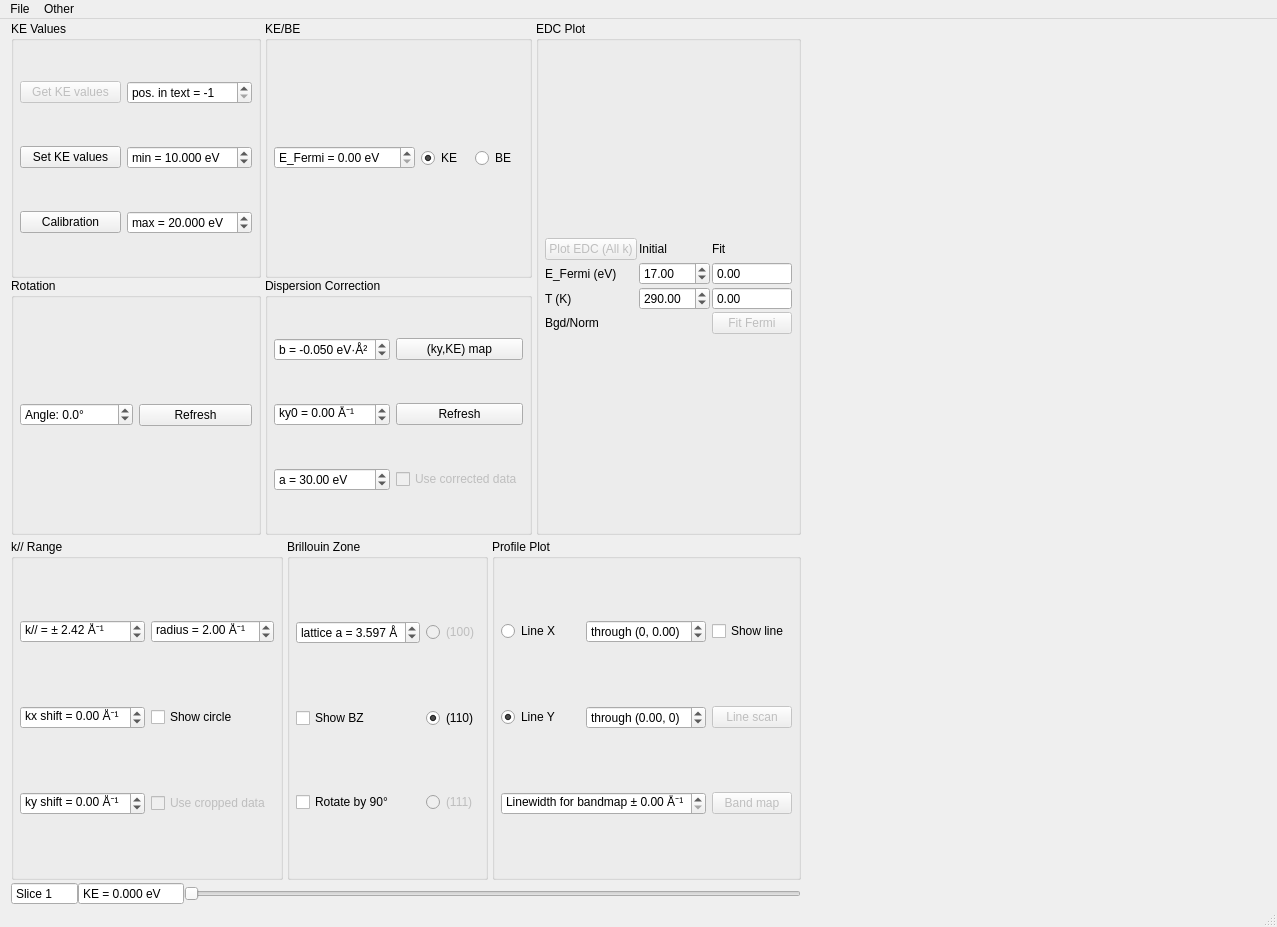
<?xml version="1.0" encoding="UTF-8"?>
<ui version="4.0">
 <class>MainWindow</class>
 <widget class="QMainWindow" name="MainWindow">
  <property name="geometry">
   <rect>
    <x>0</x>
    <y>0</y>
    <width>1277</width>
    <height>927</height>
   </rect>
  </property>
  <property name="windowTitle">
   <string>Neso</string>
  </property>
  <widget class="QWidget" name="centralwidget">
   <layout class="QGridLayout" name="gridLayout" rowstretch="0" columnstretch="1,1">
    <property name="leftMargin">
     <number>11</number>
    </property>
    <property name="topMargin">
     <number>0</number>
    </property>
    <property name="rightMargin">
     <number>11</number>
    </property>
    <property name="bottomMargin">
     <number>0</number>
    </property>
    <item row="0" column="0">
     <layout class="QVBoxLayout" name="verticalLayout_6" stretch="15,10,100,1">
      <property name="spacing">
       <number>0</number>
      </property>
      <property name="leftMargin">
       <number>0</number>
      </property>
      <item>
       <layout class="QHBoxLayout" name="horizontalLayout_3" stretch="1,1,1">
        <property name="spacing">
         <number>4</number>
        </property>
        <property name="sizeConstraint">
         <enum>QLayout::SetNoConstraint</enum>
        </property>
        <property name="topMargin">
         <number>2</number>
        </property>
        <property name="bottomMargin">
         <number>2</number>
        </property>
        <item>
         <layout class="QVBoxLayout" name="verticalLayout_2">
          <property name="spacing">
           <number>0</number>
          </property>
          <property name="leftMargin">
           <number>0</number>
          </property>
          <property name="bottomMargin">
           <number>0</number>
          </property>
          <item>
           <widget class="QGroupBox" name="groupBox_3">
            <property name="title">
             <string>KE Values</string>
            </property>
            <layout class="QGridLayout" name="gridLayout_10">
             <property name="leftMargin">
              <number>6</number>
             </property>
             <property name="topMargin">
              <number>2</number>
             </property>
             <property name="rightMargin">
              <number>6</number>
             </property>
             <property name="bottomMargin">
              <number>2</number>
             </property>
             <property name="verticalSpacing">
              <number>4</number>
             </property>
             <item row="0" column="1">
              <widget class="QSpinBox" name="spinBox_KEposInFileName">
               <property name="suffix">
                <string/>
               </property>
               <property name="prefix">
                <string>pos. in text = -</string>
               </property>
               <property name="minimum">
                <number>1</number>
               </property>
              </widget>
             </item>
             <item row="2" column="1">
              <widget class="QDoubleSpinBox" name="doubleSpinBox_KEmax">
               <property name="prefix">
                <string>max = </string>
               </property>
               <property name="suffix">
                <string> eV</string>
               </property>
               <property name="decimals">
                <number>3</number>
               </property>
               <property name="maximum">
                <double>999.995000000000009</double>
               </property>
               <property name="singleStep">
                <double>0.005000000000000</double>
               </property>
               <property name="value">
                <double>20.000000000000000</double>
               </property>
               <property name="minimum">
                <double>-10.000000000000000</double>
               </property>
              </widget>
             </item>
             <item row="1" column="0">
              <widget class="QPushButton" name="pushButton_setKEvalues">
               <property name="text">
                <string>Set KE values</string>
               </property>
              </widget>
             </item>
             <item row="1" column="1">
              <widget class="QDoubleSpinBox" name="doubleSpinBox_KEmin">
               <property name="prefix">
                <string>min = </string>
               </property>
               <property name="suffix">
                <string> eV</string>
               </property>
               <property name="maximum">
                <double>999.990000000000009</double>
               </property>
               <property name="decimals">
                <number>3</number>
               </property>
               <property name="singleStep">
                <double>0.005000000000000</double>
               </property>
               <property name="value">
                <double>10.000000000000000</double>
               </property>
               <property name="minimum">
                <double>-20.000000000000000</double>
               </property>
              </widget>
             </item>
             <item row="0" column="0">
              <widget class="QPushButton" name="pushButton_getKEvalues">
               <property name="enabled">
                <bool>false</bool>
               </property>
               <property name="text">
                <string>Get KE values</string>
               </property>
              </widget>
             </item>

             <item row="2" column="0">
              <widget class="QPushButton" name="pushButton_calibrate">
               <property name="text">
                <string>Calibration</string>
               </property>
              </widget>
             </item>

            </layout>
           </widget>
          </item>

          <item>
           <widget class="QGroupBox" name="groupBox_10">
            <property name="title">
             <string>Rotation</string>
            </property>
            <layout class="QHBoxLayout" name="horizontalLayout_6">
             <property name="leftMargin">
              <number>6</number>
             </property>
             <property name="topMargin">
              <number>2</number>
             </property>
             <property name="rightMargin">
              <number>6</number>
             </property>
             <property name="bottomMargin">
              <number>2</number>
             </property>
             <item>
              <widget class="QDoubleSpinBox" name="doubleSpinBox_rotationAngle">
               <property name="prefix">
                <string>Angle: </string>
               </property>
               <property name="suffix">
                <string>°</string>
               </property>
               <property name="decimals">
                <number>1</number>
               </property>
               <property name="minimum">
                <double>-179.900000000000006</double>
               </property>
               <property name="maximum">
                <double>180.000000000000000</double>
               </property>
               <property name="singleStep">
                <double>0.100000000000000</double>
               </property>
              </widget>
             </item>
             <item>
              <widget class="QPushButton" name="pushButton_refreshRotation">
               <property name="text">
                <string>Refresh</string>
               </property>
              </widget>
             </item>
            </layout>
           </widget>
          </item>
         </layout>
        </item>
        <item>
         <layout class="QVBoxLayout" name="verticalLayout_4">
          <property name="spacing">
           <number>0</number>
          </property>
          <property name="leftMargin">
           <number>0</number>
          </property>
          <item>
           <widget class="QGroupBox" name="groupBox_7">
            <property name="title">
             <string>KE/BE</string>
            </property>
            <layout class="QHBoxLayout" name="horizontalLayout_4">
             <property name="leftMargin">
              <number>6</number>
             </property>
             <property name="topMargin">
              <number>2</number>
             </property>
             <property name="rightMargin">
              <number>6</number>
             </property>
             <property name="bottomMargin">
              <number>2</number>
             </property>
             <item>
              <widget class="QDoubleSpinBox" name="doubleSpinBox_EFforPlot">
               <property name="prefix">
                <string>E_Fermi = </string>
               </property>
               <property name="suffix">
                <string> eV</string>
               </property>
               <property name="maximum">
                <double>999.990000000000009</double>
               </property>
               <property name="singleStep">
                <double>0.010000000000000</double>
               </property>
              </widget>
             </item>
             <item>
              <widget class="QRadioButton" name="radioButton_KE">
               <property name="text">
                <string>KE</string>
               </property>
               <property name="checked">
                <bool>true</bool>
               </property>
              </widget>
             </item>
             <item>
              <widget class="QRadioButton" name="radioButton_BE">
               <property name="text">
                <string>BE</string>
               </property>
              </widget>
             </item>
            </layout>
           </widget>
          </item>
          <item>
           <widget class="QGroupBox" name="groupBox_8">
            <property name="title">
             <string>Dispersion Correction</string>
            </property>
            <layout class="QGridLayout" name="gridLayout_9">
             <property name="leftMargin">
              <number>6</number>
             </property>
             <property name="topMargin">
              <number>2</number>
             </property>
             <property name="rightMargin">
              <number>6</number>
             </property>
             <property name="bottomMargin">
              <number>2</number>
             </property>
             <property name="verticalSpacing">
              <number>4</number>
             </property>
             <item row="2" column="0">
              <widget class="QDoubleSpinBox" name="doubleSpinBox_ky0Parabola">
               <property name="prefix">
                <string>ky0 = </string>
               </property>
               <property name="suffix">
                <string> Å⁻¹</string>
               </property>
               <property name="minimum">
                <double>-5.000000000000000</double>
               </property>
               <property name="maximum">
                <double>5.000000000000000</double>
               </property>
               <property name="singleStep">
                <double>0.010000000000000</double>
               </property>
              </widget>
             </item>
             <item row="1" column="0">
              <widget class="QDoubleSpinBox" name="doubleSpinBox_bParabola">
               <property name="prefix">
                <string>b = </string>
               </property>
               <property name="suffix">
                <string> eV·Å²</string>
               </property>
               <property name="decimals">
                <number>3</number>
               </property>
               <property name="minimum">
                <double>-5.000000000000000</double>
               </property>
               <property name="maximum">
                <double>5.000000000000000</double>
               </property>
               <property name="singleStep">
                <double>0.001000000000000</double>
               </property>
               <property name="value">
                <double>-0.050000000000000</double>
               </property>
              </widget>
             </item>
             <item row="1" column="1">
              <widget class="QPushButton" name="pushButton_plot_kyKE">
               <property name="text">
                <string>(ky,KE) map</string>
               </property>
              </widget>
             </item>
             <item row="3" column="1">
              <widget class="QCheckBox" name="checkBox_useCorrectedData">
               <property name="enabled">
                <bool>false</bool>
               </property>
               <property name="text">
                <string>Use corrected data</string>
               </property>
              </widget>
             </item>
             <item row="3" column="0">
              <widget class="QDoubleSpinBox" name="doubleSpinBox_aParabola">
               <property name="prefix">
                <string>a = </string>
               </property>
               <property name="suffix">
                <string> eV</string>
               </property>
               <property name="maximum">
                <double>999.990000000000009</double>
               </property>
               <property name="singleStep">
                <double>0.010000000000000</double>
               </property>
               <property name="value">
                <double>30.000000000000000</double>
               </property>
              </widget>
             </item>
             <item row="2" column="1">
              <widget class="QPushButton" name="pushButton_refreshParabola">
               <property name="text">
                <string>Refresh</string>
               </property>
              </widget>
             </item>
            </layout>
           </widget>
          </item>
         </layout>
        </item>
        <item>
         <layout class="QVBoxLayout" name="verticalLayout_7">
          <property name="spacing">
           <number>0</number>
          </property>
          <property name="leftMargin">
           <number>0</number>
          </property>

          <item>
           <widget class="QGroupBox" name="groupBox_6">
            <property name="title">
             <string>EDC Plot</string>
            </property>
            <layout class="QVBoxLayout" name="verticalLayout">
             <property name="spacing">
              <number>2</number>
             </property>
             <property name="leftMargin">
              <number>6</number>
             </property>
             <property name="topMargin">
              <number>2</number>
             </property>
             <property name="rightMargin">
              <number>6</number>
             </property>
             <property name="bottomMargin">
              <number>2</number>
             </property>
             <item>
              <layout class="QGridLayout" name="gridLayout_11">
               <item row="1" column="0">
                <widget class="QLabel" name="label_3">
                 <property name="text">
                  <string>E_Fermi (eV)</string>
                 </property>
                </widget>
               </item>
               <item row="2" column="2">
                <widget class="QDoubleSpinBox" name="doubleSpinBox_temperature_fit">
                 <property name="readOnly">
                  <bool>true</bool>
                 </property>
                 <property name="buttonSymbols">
                  <enum>QAbstractSpinBox::NoButtons</enum>
                 </property>
                 <property name="maximum">
                  <double>9999.989999999999782</double>
                 </property>
                </widget>
               </item>
               <item row="1" column="1">
                <widget class="QDoubleSpinBox" name="doubleSpinBox_EFermi_initial">
                 <property name="maximum">
                  <double>999.990000000000009</double>
                 </property>
                 <property name="singleStep">
                  <double>0.010000000000000</double>
                 </property>
                 <property name="value">
                  <double>17.000000000000000</double>
                 </property>
                </widget>
               </item>
               <item row="0" column="1">
                <widget class="QLabel" name="label">
                 <property name="text">
                  <string>Initial</string>
                 </property>
                </widget>
               </item>
               <item row="2" column="1">
                <widget class="QDoubleSpinBox" name="doubleSpinBox_temperature_initial">
                 <property name="maximum">
                  <double>9999.989999999999782</double>
                 </property>
                 <property name="singleStep">
                  <double>0.010000000000000</double>
                 </property>
                 <property name="value">
                  <double>290.000000000000000</double>
                 </property>
                </widget>
               </item>
               <item row="0" column="2">
                <widget class="QLabel" name="label_2">
                 <property name="text">
                  <string>Fit</string>
                 </property>
                </widget>
               </item>
               <item row="1" column="2">
                <widget class="QDoubleSpinBox" name="doubleSpinBox_EFermi_fit">
                 <property name="readOnly">
                  <bool>true</bool>
                 </property>
                 <property name="buttonSymbols">
                  <enum>QAbstractSpinBox::NoButtons</enum>
                 </property>
                 <property name="maximum">
                  <double>999.990000000000009</double>
                 </property>
                 <property name="singleStep">
                  <double>0.010000000000000</double>
                 </property>
                </widget>
               </item>
               <item row="2" column="0">
                <widget class="QLabel" name="label_4">
                 <property name="text">
                  <string>T (K)</string>
                 </property>
                </widget>
               </item>
               <item row="3" column="0" colspan="2">
                <widget class="QLabel" name="label_BgdNorm">
                 <property name="text">
                  <string>Bgd/Norm</string>
                 </property>
                </widget>
               </item>
               <item row="3" column="2">
                <widget class="QPushButton" name="pushButton_fitFermi">
                 <property name="enabled">
                  <bool>false</bool>
                 </property>
                 <property name="text">
                  <string>Fit Fermi</string>
                 </property>
                </widget>
               </item>
               <item row="0" column="0">
                <widget class="QPushButton" name="pushButton_plotEDC_allK">
                 <property name="enabled">
                  <bool>false</bool>
                 </property>
                 <property name="text">
                  <string>Plot EDC (All k)</string>
                 </property>
                </widget>
               </item>
              </layout>
             </item>
            </layout>
           </widget>
          </item>
         </layout>
        </item>
       </layout>
      </item>
      <item>
       <layout class="QHBoxLayout" name="horizontalLayout_2" stretch="0,0,0">
        <property name="spacing">
         <number>4</number>
        </property>
        <property name="topMargin">
         <number>2</number>
        </property>
        <property name="rightMargin">
         <number>0</number>
        </property>
        <property name="bottomMargin">
         <number>2</number>
        </property>
        <item>
         <widget class="QGroupBox" name="groupBox_2">
          <property name="title">
           <string>k// Range</string>
          </property>
          <layout class="QGridLayout" name="gridLayout_8">
           <property name="leftMargin">
            <number>6</number>
           </property>
           <property name="topMargin">
            <number>2</number>
           </property>
           <property name="rightMargin">
            <number>6</number>
           </property>
           <property name="bottomMargin">
            <number>2</number>
           </property>
           <property name="verticalSpacing">
            <number>4</number>
           </property>
           <item row="0" column="0">
            <widget class="QDoubleSpinBox" name="doubleSpinBox_kRange">
             <property name="prefix">
              <string>k// = ± </string>
             </property>
             <property name="suffix">
              <string> Å⁻¹</string>
             </property>
             <property name="decimals">
              <number>2</number>
             </property>
             <property name="maximum">
              <double>10.000000000000000</double>
             </property>
             <property name="singleStep">
              <double>0.010000000000000</double>
             </property>
             <property name="value">
              <double>2.420000000000000</double>
             </property>
            </widget>
           </item>
           <item row="1" column="0">
            <widget class="QDoubleSpinBox" name="doubleSpinBox_kxShift">
             <property name="prefix">
              <string>kx shift = </string>
             </property>
             <property name="suffix">
              <string> Å⁻¹</string>
             </property>
             <property name="minimum">
              <double>-1.000000000000000</double>
             </property>
             <property name="maximum">
              <double>1.000000000000000</double>
             </property>
             <property name="singleStep">
              <double>0.010000000000000</double>
             </property>
            </widget>
           </item>
           <item row="2" column="0">
            <widget class="QDoubleSpinBox" name="doubleSpinBox_kyShift">
             <property name="prefix">
              <string>ky shift = </string>
             </property>
             <property name="suffix">
              <string> Å⁻¹</string>
             </property>
             <property name="minimum">
              <double>-1.000000000000000</double>
             </property>
             <property name="maximum">
              <double>1.000000000000000</double>
             </property>
             <property name="singleStep">
              <double>0.010000000000000</double>
             </property>
            </widget>
           </item>
           <item row="0" column="1">
            <widget class="QDoubleSpinBox" name="doubleSpinBox_circleRadius">
             <property name="prefix">
              <string>radius = </string>
             </property>
             <property name="suffix">
              <string> Å⁻¹</string>
             </property>
             <property name="minimum">
              <double>0.020000000000000</double>
             </property>
             <property name="maximum">
              <double>10.000000000000000</double>
             </property>
             <property name="singleStep">
              <double>0.010000000000000</double>
             </property>
             <property name="value">
              <double>2.000000000000000</double>
             </property>
            </widget>
           </item>
           <item row="1" column="1">
            <widget class="QCheckBox" name="checkBox_showCircle">
             <property name="text">
              <string>Show circle</string>
             </property>
            </widget>
           </item>
           <item row="2" column="1">
            <widget class="QCheckBox" name="checkBox_useCroppedData">
             <property name="enabled">
              <bool>false</bool>
             </property>
             <property name="text">
              <string>Use cropped data</string>
             </property>
            </widget>
           </item>
          </layout>
         </widget>
        </item>
        <item>
         <widget class="QGroupBox" name="groupBox_5">
          <property name="title">
           <string>Brillouin Zone</string>
          </property>
          <layout class="QGridLayout" name="gridLayout_6">
           <property name="leftMargin">
            <number>6</number>
           </property>
           <property name="topMargin">
            <number>2</number>
           </property>
           <property name="rightMargin">
            <number>6</number>
           </property>
           <property name="bottomMargin">
            <number>2</number>
           </property>
           <property name="verticalSpacing">
            <number>4</number>
           </property>
           <item row="0" column="0">
            <widget class="QDoubleSpinBox" name="doubleSpinBox_latticeconstant">
             <property name="prefix">
              <string>lattice a = </string>
             </property>
             <property name="suffix">
              <string> Å</string>
             </property>
             <property name="decimals">
              <number>3</number>
             </property>
             <property name="maximum">
              <double>9.999000000000001</double>
             </property>
             <property name="singleStep">
              <double>0.001000000000000</double>
             </property>
             <property name="value">
              <double>3.597000000000000</double>
             </property>
            </widget>
           </item>
           <item row="1" column="0">
            <widget class="QCheckBox" name="checkBox_showBZ">
             <property name="text">
              <string>Show BZ</string>
             </property>
            </widget>
           </item>
           <item row="2" column="0">
            <widget class="QCheckBox" name="checkBox_rotate90BZ">
             <property name="text">
              <string>Rotate by 90°</string>
             </property>
            </widget>
           </item>
           <item row="0" column="1">
            <widget class="QRadioButton" name="radioButton_100surface">
             <property name="enabled">
              <bool>false</bool>
             </property>
             <property name="text">
              <string>(100)</string>
             </property>
            </widget>
           </item>
           <item row="1" column="1">
            <widget class="QRadioButton" name="radioButton_110surface">
             <property name="text">
              <string>(110)</string>
             </property>
             <property name="checked">
              <bool>true</bool>
             </property>
            </widget>
           </item>
           <item row="2" column="1">
            <widget class="QRadioButton" name="radioButton_111surface">
             <property name="enabled">
              <bool>false</bool>
             </property>
             <property name="text">
              <string>(111)</string>
             </property>
            </widget>
           </item>
          </layout>
         </widget>
        </item>
        <item>
         <widget class="QGroupBox" name="groupBox_4">
          <property name="title">
           <string>Profile Plot</string>
          </property>
          <layout class="QGridLayout" name="gridLayout_5">
           <property name="leftMargin">
            <number>6</number>
           </property>
           <property name="topMargin">
            <number>2</number>
           </property>
           <property name="rightMargin">
            <number>6</number>
           </property>
           <property name="bottomMargin">
            <number>2</number>
           </property>
           <property name="verticalSpacing">
            <number>4</number>
           </property>
           <item row="1" column="0">
            <widget class="QRadioButton" name="radioButton_plineY">
             <property name="text">
              <string>Line Y</string>
             </property>
             <property name="checked">
              <bool>true</bool>
             </property>
            </widget>
           </item>
           <item row="0" column="0">
            <widget class="QRadioButton" name="radioButton_plineX">
             <property name="text">
              <string>Line X</string>
             </property>
            </widget>
           </item>
           <item row="1" column="1">
            <widget class="QDoubleSpinBox" name="doubleSpinBox_plineYpos">
             <property name="prefix">
              <string>through (</string>
             </property>
             <property name="suffix">
              <string>, 0)</string>
             </property>
             <property name="minimum">
              <double>-5.000000000000000</double>
             </property>
             <property name="maximum">
              <double>5.000000000000000</double>
             </property>
             <property name="singleStep">
              <double>0.010000000000000</double>
             </property>
             <property name="value">
              <double>0.000000000000000</double>
             </property>
            </widget>
           </item>
           <item row="0" column="2">
            <widget class="QCheckBox" name="checkBox_showProfileTool">
             <property name="text">
              <string>Show line</string>
             </property>
            </widget>
           </item>
           <item row="2" column="0" colspan="2">
            <widget class="QDoubleSpinBox" name="doubleSpinBox_plineWidth">
             <property name="prefix">
              <string>Linewidth for bandmap ± </string>
             </property>
             <property name="suffix">
              <string> Å⁻¹</string>
             </property>
             <property name="maximum">
              <double>2.000000000000000</double>
             </property>
             <property name="singleStep">
              <double>0.010000000000000</double>
             </property>
            </widget>
           </item>
           <item row="0" column="1">
            <widget class="QDoubleSpinBox" name="doubleSpinBox_plineXpos">
             <property name="prefix">
              <string>through (0, </string>
             </property>
             <property name="suffix">
              <string>)</string>
             </property>
             <property name="minimum">
              <double>-5.000000000000000</double>
             </property>
             <property name="maximum">
              <double>5.000000000000000</double>
             </property>
             <property name="singleStep">
              <double>0.010000000000000</double>
             </property>
            </widget>
           </item>
           <item row="2" column="2">
            <widget class="QPushButton" name="pushButton_plotBandMap">
             <property name="enabled">
              <bool>false</bool>
             </property>
             <property name="text">
              <string>Band map</string>
             </property>
            </widget>
           </item>
           <item row="1" column="2">
            <widget class="QPushButton" name="pushButton_plotLineScan">
             <property name="enabled">
              <bool>false</bool>
             </property>
             <property name="text">
              <string>Line scan</string>
             </property>
            </widget>
           </item>
          </layout>
         </widget>
        </item>
       </layout>
      </item>
      <item>
       <layout class="QVBoxLayout" name="layout_kmapStack"/>
      </item>
      <item>
       <layout class="QHBoxLayout" name="horizontalLayout">
        <item>
         <widget class="QSpinBox" name="spinBox_kmapSliceNum">
          <property name="readOnly">
           <bool>true</bool>
          </property>
          <property name="buttonSymbols">
           <enum>QAbstractSpinBox::NoButtons</enum>
          </property>
          <property name="prefix">
           <string>Slice </string>
          </property>
          <property name="minimum">
           <number>1</number>
          </property>
          <property name="maximum">
           <number>9999</number>
          </property>
         </widget>
        </item>
        <item>
         <widget class="QDoubleSpinBox" name="doubleSpinBox_kmapSliceKE">
          <property name="readOnly">
           <bool>true</bool>
          </property>
          <property name="buttonSymbols">
           <enum>QAbstractSpinBox::NoButtons</enum>
          </property>
          <property name="prefix">
           <string>KE = </string>
          </property>
          <property name="suffix">
           <string> eV</string>
          </property>
          <property name="decimals">
           <number>3</number>
          </property>
          <property name="maximum">
           <double>999.990000000000009</double>
          </property>
          <property name="minimum">
           <double>-999.990000000000009</double>
          </property>
         </widget>
        </item>
        <item>
         <widget class="QSlider" name="horizontalSlider_kmapSliceNum">
          <property name="orientation">
           <enum>Qt::Horizontal</enum>
          </property>
         </widget>
        </item>
       </layout>
      </item>
     </layout>
    </item>
    <item row="0" column="1">
     <layout class="QVBoxLayout" name="verticalLayout_5" stretch="2,2,3">
      <property name="leftMargin">
       <number>0</number>
      </property>
      <property name="rightMargin">
       <number>0</number>
      </property>
      <property name="bottomMargin">
       <number>0</number>
      </property>
      <item>
       <layout class="QVBoxLayout" name="layout_edcPlot"/>
      </item>
      <item>
       <layout class="QVBoxLayout" name="layout_profilePlot">
        <property name="leftMargin">
         <number>0</number>
        </property>
       </layout>
      </item>
      <item>
       <layout class="QVBoxLayout" name="layout_bandmap">
        <property name="bottomMargin">
         <number>0</number>
        </property>
       </layout>
      </item>
     </layout>
    </item>
   </layout>
  </widget>
  <widget class="QMenuBar" name="menubar">
   <property name="geometry">
    <rect>
     <x>0</x>
     <y>0</y>
     <width>1277</width>
     <height>26</height>
    </rect>
   </property>
   <widget class="QMenu" name="menuFile">
    <property name="title">
     <string>File</string>
    </property>
    <addaction name="action_Load_TIF"/>
    <addaction name="action_Load_HDF"/>
    <addaction name="action_Save_as_HDF"/>

    <addaction name="action_Save_for_kMap"/>

    <addaction name="separator"/>
    <addaction name="action_Export_k_map"/>
    <addaction name="action_Export_bandmap"/>
   </widget>
   <widget class="QMenu" name="menuOther">
    <property name="title">
     <string>Other</string>
    </property>
    <addaction name="action_textImageViewer"/>
    <addaction name="action_CDADViewer"/>
   </widget>
   <addaction name="menuFile"/>
   <addaction name="menuOther"/>
  </widget>
  <widget class="QStatusBar" name="statusbar"/>
  <action name="action_Load_TIF">
   <property name="text">
    <string>Load TIF</string>
   </property>
  </action>
  <action name="action_Load_HDF">
   <property name="text">
    <string>Load HDF</string>
   </property>
  </action>
  <action name="action_Save_as_HDF">
   <property name="text">
    <string>Save as HDF</string>
   </property>

  </action>
  <action name="action_Save_for_kMap">
   <property name="text">
    <string>Save for kMap</string>
   </property>

  </action>
  <action name="action_Export_k_map">
   <property name="enabled">
    <bool>false</bool>
   </property>
   <property name="text">
    <string>Export k-map</string>
   </property>
  </action>
  <action name="action_Export_bandmap">
   <property name="enabled">
    <bool>false</bool>
   </property>
   <property name="text">
    <string>Export bandmap</string>
   </property>
  </action>
  <action name="action_textImageViewer">
   <property name="text">
    <string>Text Image Viewer</string>
   </property>
  </action>
  <action name="action_CDADViewer">
   <property name="text">
    <string>CDAD Viewer</string>
   </property>
  </action>
 </widget>
 <resources/>
 <connections/>
</ui>
